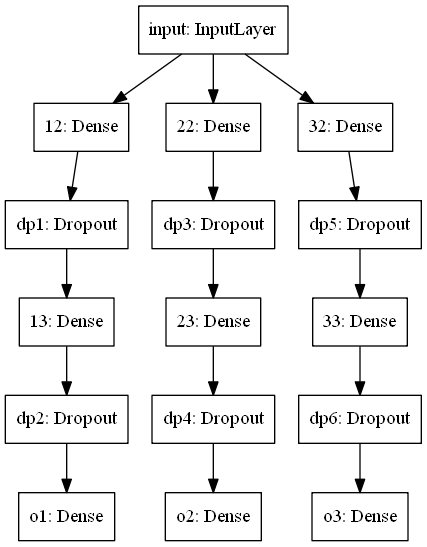

This chart was generated by the following Python code:
import numpy as np
import pandas as pd
import tensorflow as tf
import matplotlib.pyplot as plt
import seaborn as sns
from sklearn.preprocessing import scale, MinMaxScaler
from tensorflow.keras.preprocessing.sequence import TimeseriesGenerator
from tensorflow.keras.callbacks import EarlyStopping, ModelCheckpoint, Callback
from tensorflow.keras.optimizers import Adam, Adagrad, SGD, Adadelta
from tensorflow.keras.utils import Sequence
import math
import random
from datetime import datetime
from tensorflow.keras.utils import plot_model


temps = pd.read_csv('D:/Documents/workspace/DIA/Projets/temperatures/data/daily-minimum-temperatures-in-me.csv', parse_dates=['Date'], index_col='Date')

# temps.info()

# _, ax = plt.subplots(figsize=(100,10))
# sns.lineplot(data=temps, ax=ax)

# temps.isna().any().sum()

temps = temps.asfreq('1D', method='ffill')

_X, _x, _x_ = temps['1981 01':'1986 02'], temps['1987':'1988'], temps['1989':'1990']
spe = temps['1981':'1986'].shape[0]

ssc = MinMaxScaler()
ssc.fit(temps.values)

X, x, x_ = ssc.transform(_X), ssc.transform(_x), ssc.transform(_x_)

class gen(Sequence):
    def __init__(self, x, y, size=90):
        self.x = x
        self.y = y
        self.size = size
        self.len = len(x)
    def __len__(self):
        return self.len - self.size
    def __getitem__(self, idx):
        X = self.x[idx: self.size + idx]
        Y = self.y[self.size + idx:self.size + idx + 1]
        return np.array(X).reshape(1, -1, 1), [np.array(Y), np.array(Y), np.array(Y)]

class pred(Sequence):
    def __init__(self, x, size=90):
        self.x = x
        self.size = size
        self.len = len(x)
    def __len__(self):
        return self.len - self.size
    def __getitem__(self, idx):
        X = self.x[idx: self.size + idx]
        # X = X.reshape(-1, (self.size * 2) + 1, X.shape[1])
        # Y = Y.reshape(-1, Y.shape[0])
        return np.array(X).reshape(1, -1, 1)


tra = gen(X, X)
val = gen(x, x)

input = tf.keras.layers.Input(shape=(tra.size, 1), name='input')

# gru = tf.keras.layers.SimpleRNN(16, name='g1')(input)

dense = tf.keras.layers.Dense(50, activation=tf.nn.relu, name='12')(input)
dp = tf.keras.layers.Dropout(.1, name='dp1')(dense)
dense2 = tf.keras.layers.Dense(25, activation=tf.nn.relu, name='13')(dp)
dp2 = tf.keras.layers.Dropout(.2, name='dp2')(dense2)
output = tf.keras.layers.Dense(1, activation=tf.keras.activations.linear, name='o1')(dp2)

# #####
# gru2 = tf.keras.layers.SimpleRNN(16, name='g2')(input)

dense3 = tf.keras.layers.Dense(50, activation=tf.nn.relu, name='22')(input)
dp3 = tf.keras.layers.Dropout(.2, name='dp3')(dense3)
dense4 = tf.keras.layers.Dense(25, activation=tf.nn.relu, name='23')(dp3)
dp4 = tf.keras.layers.Dropout(.3, name='dp4')(dense4)
output2 = tf.keras.layers.Dense(1, activation=tf.keras.activations.linear, name='o2')(dp4)

# gru3 = tf.keras.layers.SimpleRNN(16, name='g3')(input)

dense5 = tf.keras.layers.Dense(50, activation=tf.nn.relu, name='32')(input)
dp5 = tf.keras.layers.Dropout(.3, name='dp5')(dense5)
dense6 = tf.keras.layers.Dense(25, activation=tf.nn.relu, name='33')(dp5)
dp6 = tf.keras.layers.Dropout(.4, name='dp6')(dense6)
output3 = tf.keras.layers.Dense(1, activation=tf.keras.activations.linear, name='o3')(dp6)

model = tf.keras.models.Model(inputs=input, outputs=[output, output2, output3], name='Jean-Michel')

dnow = datetime.now().strftime("%Y%m%d-%H%M%S")
# es = EarlyStopping(monitor='val_loss', mode='min', verbose=1, patience=10)
# mc = ModelCheckpoint('best_model.h5', monitor='val_dense_2_mean_squared_error', mode='min', verbose=1, save_best_only=True)

res = '_JM_'
fpath = './checkpoints/{val_loss:.6f}'+ res + dnow + '.h5'

mc = MC(fpath, monitor=['val_o1_loss', 'val_o2_loss', 'val_o3_loss'], mode='min', verbose=1, save_best_only=True)
ga = GA(nets=['12', '13', '22', '23', '32', '33'], monitor=['val_o1_loss', 'val_o2_loss', 'val_o3_loss'], crossover=.75, mutation=.1, dropout=.0)

model.compile(optimizer=Adam(0.01), loss='mse')

model.summary()

plot_model(model, to_file='oedipe.png')

ohist = model.fit_generator(tra, validation_data=val, epochs=10, callbacks=[mc, ga])

sns.lineplot(data=np.array(ohist.history['val_loss']))

plt.subplots(figsize=(20,10))
sns.lineplot(data=np.array(ohist.history['val_o1_loss']), label='output 1')
sns.lineplot(data=np.array(ohist.history['val_o2_loss']), label='output 2')
sns.lineplot(data=np.array(ohist.history['val_o3_loss']), label='output 3')
plt.title('Validation loss - Œdipe')


tes = pred(x_)
model = tf.keras.models.load_model('./checkpoints/0.058382_JM_20200602-122740.h5')

z = model.predict(tes)

zp = np.r_[z[0][0, :, :], z[0][1:, -1, :]]

_, ax = plt.subplots(figsize=(0o24,0b1010))
# sns.lineplot(data=ssc.inverse_transform(z[0]), ax=ax, palette='Reds')
sns.lineplot(data=ssc.inverse_transform(zp)[-500:], ax=ax, palette='Greens')
# sns.lineplot(data=ssc.inverse_transform(z[2]), ax=ax, palette='Purples')
sns.lineplot(data=ssc.inverse_transform(x_[:, -1:])[-500:], ax=ax)


_, ax = plt.subplots(figsize=(0o24,0b1010))
# sns.lineplot(data=ssc.inverse_transform(z[0]), ax=ax, palette='Reds')
sns.lineplot(data=zp[-500:], ax=ax, palette='Greens')
# sns.lineplot(data=ssc.inverse_transform(z[2]), ax=ax, palette='Purples')
sns.lineplot(data=x_[:, -1:][-500:], ax=ax)




# Tests
# class GA(Callback):
#     def __init__(self, mode='auto', monitor=['val_loss'], nets=[], cm=(0x32, 0b1010)):
#         super(GA, self).__init__()
#         self.monitor = monitor
#         self.nets = nets
#         self.netf = []
#         self.netm = []
#         self.crossover, self.mutation = cm
#
#         if mode not in ['auto', 'min', 'max']:
#             warnings.warn('Monitor mode %s is unknown, '
#                           'fallback to auto mode.' % (mode),
#                           RuntimeWarning)
#             mode = 'auto'
#
#         if mode == 'max':
#             self.monitor_op = np.greater
#             self.bestf = -np.Inf
#             self.bestm = -np.Inf
#         else:
#             self.monitor_op = np.less
#             self.bestf = np.Inf
#             self.bestm = np.Inf
#
#     def on_epoch_end(self, epoch, logs=None):
#         logs = logs or {}
#         monitor = [[e, logs.get(e)] for e in self.monitor]
#         current = [e[True] for e in monitor]
#         if current is None:
#             warnings.warn('Could not operate without monitor, skipping.')
#         else:
#             child = [e[False] for e in monitor if e[True] == max(current)]
#             current.pop(current.index(max(current)))
#             parents = [e[False] for e in monitor if e[True] in current]
#             best = min(current)
#
#             netf, netm = [e[4:6] for e in parents]
#             netf = [e for e in self.model.layers if e.name.startswith(netf[~False])]
#             netm = [e for e in self.model.layers if e.name.startswith(netm[~False])]
#             netc = child[False][4:6]
#             netc = [e for e in self.model.layers if e.name.startswith(netc[~False])]
#
#             print('\nGenetic incoming for child %s'
#                   % (child[False][4:6]))
#             self.bestf, self.bestm = [current.pop(current.index(min(current))),
#                     current.pop(current.index(min(current)))]
#
#             for i, e in enumerate(netc):
#                 fl = netf[i].get_weights()
#                 ml = netm[i].get_weights()
#                 av = []
#
#                 for j, l in enumerate(e.get_weights()):
#                     s = l.shape
#                     l = l.flatten()
#                     s_ = l.shape[False]
#                     r = np.arange(s_)
#                     d = math.floor(s_ * (self.crossover / ((~(~True * ~True) * ~True)**(~True * ~False))))
#                     f, m = r[:d], r[-d:]
#                     l[f], l[m] = fl[j].flatten()[f], ml[j].flatten()[m]
#                     np.random.shuffle(r)
#                     d = math.floor(s_ * (self.mutation / ((~(~True * ~True) * ~True)**(~True * ~False))))
#                     c = r[:d]
#                     lmin, lmax = min(l), max(l)
#                     for _ in c:
#                         l[_] = random.choice(random.choice([
#                             [rrange(lmin, lmax)],
#                             [rminmax(lmin, lmax), rnegate(l[_]),
#                             rdisable(l[_]), rsqrt(l[_]),
#                             rinter(l[(_ - True) if _ else (~False)],
#                                 l[(_ + True) if ((not _) or (_ % (len(l) - True))) else False])]
#                             ]))
#                     l = l.reshape(s)
#                     av.append(l)
#                 e.set_weights(av)
#
# def rrange(lmin, lmax):
#     return random.uniform(lmin, lmax)
# def rminmax(lmin, lmax):
#     return random.choice([lmin, lmax])
# def rnegate(weight):
#     return -weight
# def rdisable(weight):
#     return random.choice([0, weight])
# def rsqrt(weight):
#     return math.sqrt(weight) if weight >= False else -math.sqrt(-weight)
# def rinter(before, after):
#     return np.mean([before + after]) if (before and after) else 0

class GA(Callback):
    def __init__(self, mode='auto', monitor=['val_loss'], nets=[], crossover=.75, mutation=.5, dropout=.2):
        super(GA, self).__init__()
        self.monitor = monitor
        self.nets = nets
        self.netf = []
        self.netm = []
        self.crossover, self.mutation, self.dropout = crossover, mutation, dropout

        if mode not in ['auto', 'min', 'max']:
            warnings.warn('Monitor mode %s is unknown, '
                          'fallback to auto mode.' % (mode),
                          RuntimeWarning)
            mode = 'auto'

        if mode is 'max':
            self.monitor_op = np.greater
            self.bestf = -np.Inf
            self.bestm = -np.Inf
        else:
            self.monitor_op = np.less
            self.bestf = np.Inf
            self.bestm = np.Inf

    def on_train_begin(self, logs={}):
        print(f'Genetic Algorithm parameters\ncrossover {self.crossover}, mutation {self.mutation}, dropout {self.dropout}')

    def on_epoch_end(self, epoch, logs={}):
        monitor = [[e, logs.get(e)] for e in self.monitor]
        current = [e[True] for e in monitor]
        if current is None:
            warnings.warn('Could not operate without monitor, skipping.')
        else:
            child = [e[False] for e in monitor if e[True] == max(current)]
            current.pop(current.index(max(current)))
            parents = [e[False] for e in monitor if e[True] in current]
            best = min(current)

            netf, netm = parents = [e[4:6] for e in parents]

            netf = [e for e in self.model.layers if e.name.startswith(netf[~False])]
            netm = [e for e in self.model.layers if e.name.startswith(netm[~False])]
            netc = child = child[False][4:6]
            netc = [e for e in self.model.layers if e.name.startswith(netc[~False])]

            print(f'\nGenetic transmission {parents} -> {child}')
            self.bestf, self.bestm = [current.pop(current.index(min(current))),
                    current.pop(current.index(min(current)))]

            for i, e in enumerate(netc):
                fl = netf[i].get_weights()
                ml = netm[i].get_weights()
                av = []

                for j, l in enumerate(e.get_weights()):
                    flj, mlj = fl[j].flatten(), ml[j].flatten()
                    s = l.shape
                    l = l.flatten()
                    s_ = l.shape[False]
                    r = np.arange(s_)
                    for _ in r:
                        if(random.random() < self.dropout):
                            l[_] = 0
                        else:
                            if(random.random() < self.crossover):
                                l[_] = random.choice([flj[_], mlj[_]])
                            if(random.random() < self.mutation):
                                l[_] = self.mutate(l[_])
                    l = l.reshape(s)
                    av.append(l)
                e.set_weights(av)

    def mutate(self, weight):
        return random.choice([random.uniform(-.5, .5) + weight, random.uniform(-2, 2)])


class MC(Callback):
    def __init__(self, filepath, monitor=['val_loss'], verbose=0,
                 save_best_only=False, save_weights_only=False,
                 mode='auto', period=True):
        super(MC, self).__init__()
        self.monitor = monitor
        self.verbose = verbose
        self.filepath = filepath
        self.save_best_only = save_best_only
        self.save_weights_only = save_weights_only
        self.period = period
        self.epochs_since_last_save = False

        if mode not in ['auto', 'min', 'max']:
            warnings.warn('ModelCheckpoint mode %s is unknown, '
                          'fallback to auto mode.' % (mode),
                          RuntimeWarning)
            mode = 'auto'

        if mode == 'min':
            self.monitor_op = np.less
            self.best = np.Inf
        elif mode == 'max':
            self.monitor_op = np.greater
            self.best = -np.Inf
        else:
            self.monitor_op = np.less
            self.best = np.Inf

    def on_epoch_end(self, epoch, logs=None):
        logs = logs or {}
        self.epochs_since_last_save += True
        if self.epochs_since_last_save >= self.period:
            self.epochs_since_last_save = False
            filepath = self.filepath.format(epoch=epoch + True, **logs)
            if self.save_best_only:
                current = [logs.get(e) for e in self.monitor]
                if current is None:
                    warnings.warn('Can save best model only with %s available, '
                                  'skipping.' % (self.monitor), RuntimeWarning)
                else:
                    best = min(current)
                    if self.monitor_op(best, self.best):
                        if self.verbose > False:
                            print('\nEpoch %05d: %s improved from %s to %s,'
                                  ' saving model to %s'
                                  % (epoch + True, self.monitor, self.best,
                                     best, filepath))
                        self.best = best
                        if self.save_weights_only:
                            self.model.save_weights(filepath, overwrite=True)
                        else:
                            self.model.save(filepath, overwrite=True)
                    else:
                        if self.verbose > False:
                            print('\nEpoch %05d: %s did not improve from %s' %
                                  (epoch + True, self.monitor, self.best))
            else:
                if self.verbose > False:
                    print('\nEpoch %05d: saving model to %s' % (epoch + True, filepath))
                if self.save_weights_only:
                    self.model.save_weights(filepath, overwrite=True)
                else:
                    self.model.save(filepath, overwrite=True)









'''___'''
